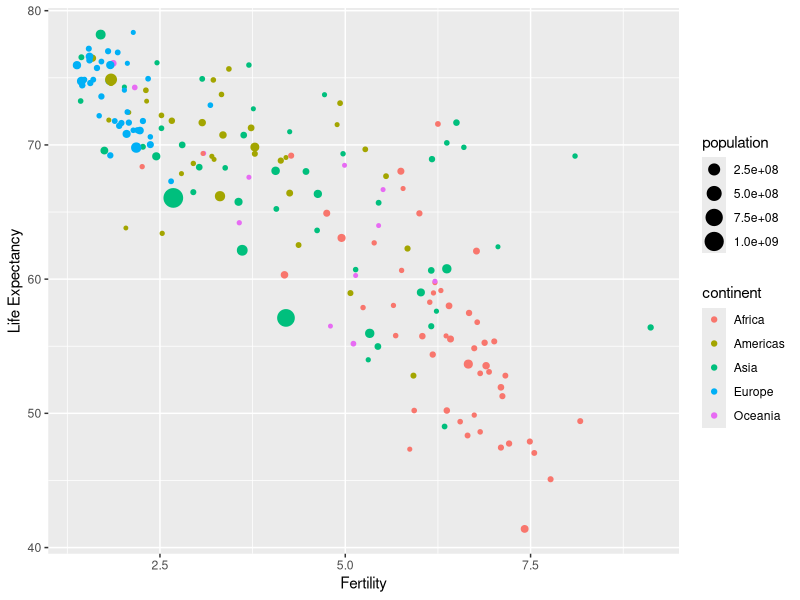

Reproduce this figure in R.
## ---- chunk 1
library(dslabs)
library(dplyr)
data(gapminder)

gap_2015 <- gapminder %>%
  filter(year == 2015) %>%
  group_by(region) %>%
  summarise(avg_fertility = mean(fertility)) %>%
  arrange(desc(avg_fertility))

gap_2015
## ---- chunk 2
library(dslabs)
library(dplyr)
data(gapminder)
## ---- chunk 3
gapminder_2000 <- gapminder %>%
  filter(year == 2000) %>%
  mutate(high_life_exp = ifelse(life_expectancy > 70, 1, 0))

# Sum the number of countries with life expectancy above 70
sum(gapminder_2000$high_life_exp)

# Percentage calculation
dim(gapminder_2000) # Show the number of countries in the dataset to get denominator

100/185 # 54%

# Another way to do the calculation
sum(gapminder_2000$high_life_exp) / length(gapminder_2000$high_life_exp)
## ---- chunk 4
library(dslabs)
library(dplyr)
library(ggplot2)
data(gapminder)
## ---- chunk 5
gapminder %>% filter(year == 1986) %>%
  ggplot() +
  geom_point(aes(x = fertility, 
                 y = life_expectancy,
                 color = continent,
                 size = population)) +
  xlab("Fertility") +
  ylab("Life Expectancy")
## ---- chunk 6
library(dslabs)
library(dplyr)
data("us_contagious_diseases")

head(us_contagious_diseases)

## ---- chunk 7
data <- us_contagious_diseases %>%
  filter(disease == "Measles",
         !state %in% c("Alaska", "Hawaii")) %>%
  mutate(rate = ((count/weeks_reporting)*52) / (population/100000))

head(data)
str(data)
glimpse(data)
## ---- chunk 8
# Another way to do it

data <- us_contagious_diseases %>%
  filter(disease == "Measles",
         state != "Alaska",
         state != "Hawaii") %>%
  mutate(rate = ((count/weeks_reporting)*52) / (population/100000))

head(data)
str(data)
glimpse(data)
## ---- chunk 9
library(dslabs)
library(dplyr)
data("gapminder")
